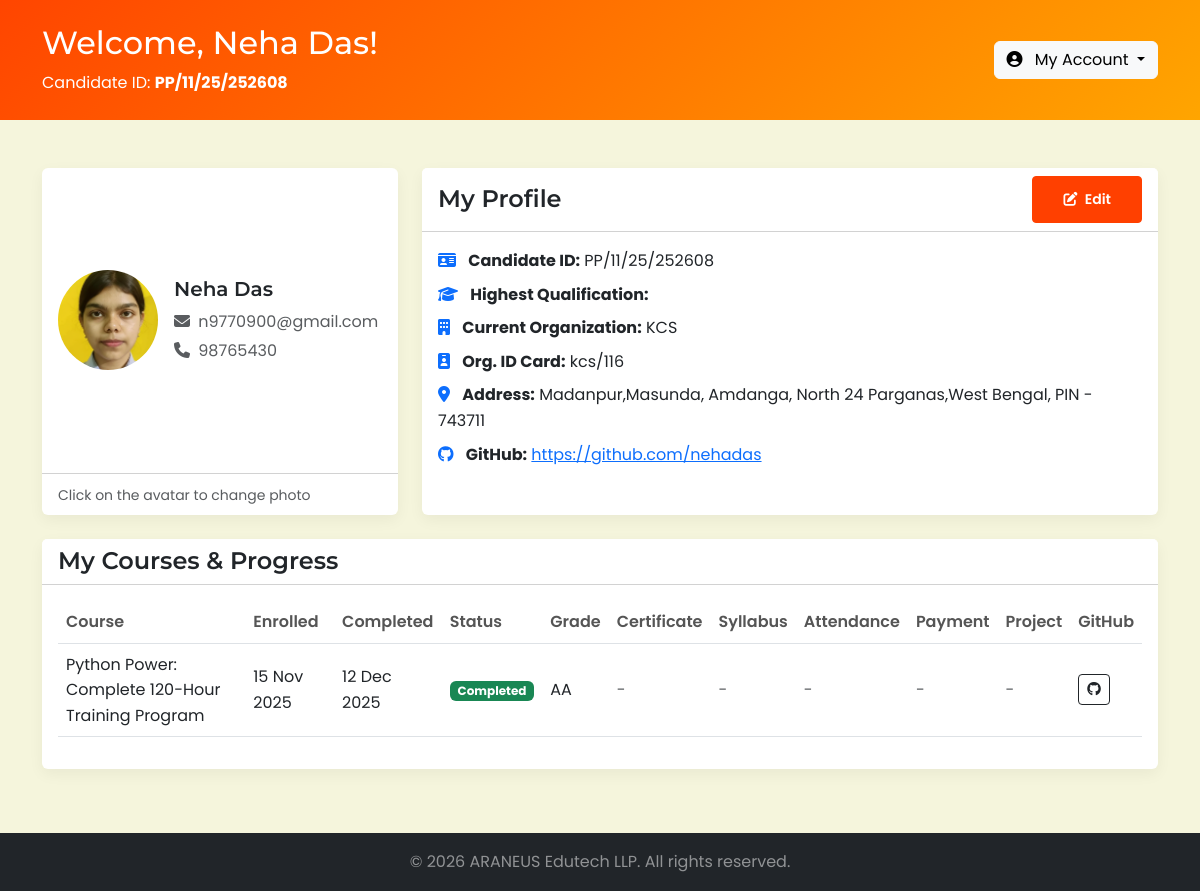
The page /portal/profile.php (signed in) on the database its author committed.
### tables this page shows
CREATE TABLE `students` (
  `id` int(11) NOT NULL,
  `candidate_id` varchar(50) NOT NULL,
  `full_name` varchar(100) NOT NULL,
  `phone` varchar(15) DEFAULT NULL,
  `email` varchar(100) NOT NULL,
  `password` varchar(255) NOT NULL,
  `father_name` varchar(100) NOT NULL,
  `time_hours` int(11) NOT NULL,
  `address` text NOT NULL,
  `highest_qualification` varchar(50) DEFAULT NULL,
  `current_organization` varchar(50) DEFAULT NULL,
  `org_i_card` varchar(50) DEFAULT NULL,
  `github_link` varchar(255) DEFAULT NULL,
  `qr_code_path` varchar(255) DEFAULT NULL,
  `profile_picture` varchar(255) DEFAULT NULL,
  `status` enum('active','inactive','pending') DEFAULT 'pending',
  `last_login` datetime DEFAULT NULL,
  `email_verified` tinyint(1) DEFAULT 1,
  `verification_token` varchar(100) DEFAULT NULL,
  `reset_token` varchar(100) DEFAULT NULL,
  `reset_expiry` datetime DEFAULT NULL,
  `created_at` timestamp NOT NULL DEFAULT current_timestamp(),
  `updated_at` timestamp NOT NULL DEFAULT current_timestamp() ON UPDATE current_timestamp()
);

CREATE TABLE `enrollments` (
  `id` int(11) NOT NULL,
  `student_id` int(11) NOT NULL,
  `course_id` int(11) DEFAULT NULL,
  `enrollment_date` date NOT NULL,
  `completion_date` date DEFAULT NULL,
  `status` enum('enrolled','in_progress','completed','dropped') DEFAULT 'enrolled',
  `grade` varchar(10) DEFAULT NULL,
  `certificate_issued` tinyint(1) DEFAULT 0,
  `certificate_id` varchar(50) DEFAULT NULL,
  `notes` text DEFAULT NULL,
  `attendance_sheet` varchar(255) DEFAULT NULL,
  `payment_receipt` varchar(255) DEFAULT NULL,
  `project_report` varchar(255) DEFAULT NULL,
  `created_at` timestamp NOT NULL DEFAULT current_timestamp()
);

CREATE TABLE `courses` (
  `id` int(11) NOT NULL,
  `title` varchar(150) NOT NULL,
  `description` text DEFAULT NULL,
  `duration` varchar(50) DEFAULT NULL,
  `mode` enum('Online','Offline','Hybrid','') NOT NULL,
  `fee` decimal(10,2) DEFAULT NULL,
  `category` varchar(50) DEFAULT NULL,
  `instructor` varchar(100) DEFAULT NULL,
  `image_url` varchar(255) DEFAULT NULL,
  `syllabus_file` varchar(255) DEFAULT NULL,
  `is_active` tinyint(1) DEFAULT 1,
  `created_at` timestamp NOT NULL DEFAULT current_timestamp(),
  `program_format` varchar(100) DEFAULT NULL,
  `tools_provided` text DEFAULT NULL,
  `hardware_kit` text DEFAULT NULL,
  `certification_type` varchar(50) DEFAULT NULL
);

### portal/profile.php (the view, shortened to what the rows shown need)
<?php
require_once 'includes/header.php';
$enrollments = [];
$query = "
    SELECT
        e.*,
        c.title AS course_name,
        c.syllabus_file,
        cert.id AS certificate_id,
        cert.issue_date,
        cert.expiry_date,
        cert.file_path AS cert_file
    FROM enrollments e
    LEFT JOIN courses c ON e.course_id = c.id
    LEFT JOIN certificates cert ON e.certificate_id = cert.certificate_id
    WHERE e.student_id = ?
    ORDER BY e.enrollment_date DESC
";
$stmt = $conn->prepare($query);
$stmt->bind_param("i", $studentId);
$stmt->execute();
$result = $stmt->get_result();
while ($row = $result->fetch_assoc()) {
    $enrollments[] = $row;
}
?>
<section class="py-5">
    <div class="container">
        <div class="row">
            <div class="col-md-4">
                <div class="card mb-4">
                    <div class="card-body d-flex align-items-center">
                        <div class="profile-avatar me-3" style="cursor: pointer;" onclick="document.getElementById('avatarUpload').click();">
                            <?php if (!empty($studentData['profile_picture'])): ?>
                                <img src="<?php echo SITE_URL . 'uploads/profile_pictures/' . htmlspecialchars($studentData['profile_picture']); ?>"
                                     alt="Profile" class="rounded-circle" width="100" height="100" style="object-fit: cover;">
                            <?php endif; ?>
                        </div>
                        <div>
                            <h5><?php echo htmlspecialchars($studentData['full_name']); ?></h5>
                            <p class="text-muted mb-1">
                                <i class="fas fa-envelope me-1"></i> <?php echo htmlspecialchars($studentData['email']); ?>
                            </p>
                            <p class="text-muted mb-0">
                                <i class="fas fa-phone me-1"></i> <?php echo htmlspecialchars($studentData['phone']); ?>
                            </p>
                        </div>
                    </div>
                </div>
            </div>
            <div class="col-md-8">
                <div class="card mb-4">
                    <div class="card-body">
                        <ul class="list-unstyled mb-0">
                            <li class="mb-2">
                                <i class="fas fa-id-card me-2 text-primary"></i>
                                <strong>Candidate ID:</strong> <?php echo htmlspecialchars($studentData['candidate_id']); ?>
                            </li>
                            <li class="mb-2">
                                <i class="fas fa-graduation-cap me-2 text-primary"></i>
                                <strong>Highest Qualification:</strong>
                            </li>
                            <li class="mb-2">
                                <i class="fas fa-building me-2 text-primary"></i>
                                <strong>Current Organization:</strong>
                                <?php echo htmlspecialchars($studentData['current_organization'] ?? 'Not specified'); ?>
                            </li>
                            <li class="mb-2">
                                <i class="fas fa-id-badge me-2 text-primary"></i>
                                <strong>Org. ID Card:</strong>
                                <?php echo htmlspecialchars($studentData['org_i_card'] ?? 'Not specified'); ?>
                            </li>
                            <li class="mb-2">
                                <i class="fas fa-map-marker-alt me-2 text-primary"></i>
                                <strong>Address:</strong>
                                <?php echo htmlspecialchars($studentData['address'] ?? 'Not specified'); ?>
                            </li>
                            <li class="mb-2">
                                <i class="fab fa-github me-2 text-primary"></i>
                                <strong>GitHub:</strong>
                                <?php if (!empty($studentData['github_link'])): ?>
                                    <a href="<?php echo htmlspecialchars($studentData['github_link']); ?>" target="_blank">
                                        <?php echo htmlspecialchars($studentData['github_link']); ?>
                                    </a>
                                <?php else: ?>
                                    Not provided
                                <?php endif; ?>
                            </li>
                        </ul>
                    </div>
                </div>
            </div>
        </div>
        <div class="row mt-4">
            <div class="col-12">
                <div class="card">
                    <div class="card-body">
                        <?php if (empty($enrollments)): ?>
                            <p class="text-muted">You are not enrolled in any courses yet.</p>
                        <?php else: ?>
                            <div class="table-responsive">
                                <table class="table table-hover">
                                    <thead>
                                        <tr>
                                            <th>Course</th>
                                            <th>Enrolled</th>
                                            <th>Completed</th>
                                            <th>Status</th>
                                            <th>Grade</th>
                                            <th>Certificate</th>
                                            <th>Syllabus</th>
                                            <th>Attendance</th>
                                            <th>Payment</th>
                                            <th>Project</th>
                                            <th>GitHub</th>
                                        </tr>
                                    </thead>
                                    <tbody>
                                        <?php foreach ($enrollments as $enroll): ?>
                                        <tr>
                                            <td><?php echo htmlspecialchars($enroll['course_name']); ?></td>
                                            <td><?php echo date('d M Y', strtotime($enroll['enrollment_date'])); ?></td>
                                            <td>
                                                <?php echo $enroll['completion_date'] ? date('d M Y', strtotime($enroll['completion_date'])) : '-'; ?>
                                            </td>
                                            <td>
                                                <?php
                                                $badge = match($enroll['status']) {
                                                    'completed' => 'success',
                                                    'in_progress' => 'warning',
                                                    'dropped' => 'danger',
                                                    default => 'secondary'
                                                };
                                                ?>
                                                <span class="badge bg-<?php echo $badge; ?>">
                                                    <?php echo ucfirst(str_replace('_', ' ', $enroll['status'])); ?>
                                                </span>
                                            </td>
                                            <td><?php echo htmlspecialchars($enroll['grade'] ?? '-'); ?></td>
                                            <td>
                                                <?php if (!empty($enroll['cert_file'])): ?>
                                                    <button class="btn btn-sm btn-outline-primary"
                                                            onclick="viewCertificate(<?php echo $enroll['certificate_id']; ?>)">
                                                        <i class="fas fa-certificate"></i> View
                                                    </button>
                                                <?php else: ?>
                                                    <span class="text-muted">-</span>
                                                <?php endif; ?>
                                            </td>
                                            <td>
                                                <?php if (!empty($enroll['syllabus_file'])): ?>
                                                    <a href="<?php echo SITE_URL . 'uploads/syllabus/' . $enroll['syllabus_file']; ?>"
                                                       class="btn btn-sm btn-outline-secondary" download>
                                                        <i class="fas fa-download"></i> PDF
                                                    </a>
                                                <?php else: ?>
                                                    <span class="text-muted">-</span>
                                                <?php endif; ?>
                                            </td>
                                            <td>
                                                <?php if (!empty($enroll['attendance_sheet'])): ?>
                                                    <a href="<?php echo SITE_URL . 'uploads/attendance/' . $enroll['attendance_sheet']; ?>"
                                                       class="btn btn-sm btn-outline-secondary" download>
                                                        <i class="fas fa-download"></i> Sheet
                                                    </a>
                                                <?php else: ?>
                                                    <span class="text-muted">-</span>
                                                <?php endif; ?>
                                            </td>
                                            <td>
                                                <?php if (!empty($enroll['payment_receipt'])): ?>
                                                    <a href="<?php echo SITE_URL . 'uploads/receipts/' . $enroll['payment_receipt']; ?>"
                                                       class="btn btn-sm btn-outline-secondary" download>
                                                        <i class="fas fa-download"></i> Receipt
                                                    </a>
                                                <?php else: ?>
                                                    <span class="text-muted">-</span>
                                                <?php endif; ?>
                                            </td>
                                            <td>
                                                <?php if (!empty($enroll['project_report'])): ?>
                                                    <a href="<?php echo SITE_URL . 'uploads/projects/' . $enroll['project_report']; ?>"
                                                       class="btn btn-sm btn-outline-secondary" download>
                                                        <i class="fas fa-download"></i> Report
                                                    </a>
                                                <?php else: ?>
                                                    <span class="text-muted">-</span>
                                                <?php endif; ?>
                                            </td>
                                            <td>
                                                <?php if (!empty($studentData['github_link'])): ?>
                                                    <a href="<?php echo htmlspecialchars($studentData['github_link']); ?>"
                                                       target="_blank" class="btn btn-sm btn-outline-dark">
                                                        <i class="fab fa-github"></i>
                                                    </a>
                                                <?php else: ?>
                                                    <span class="text-muted">-</span>
                                                <?php endif; ?>
                                            </td>
                                        </tr>
                                        <?php endforeach; ?>
                                    </tbody>
                                </table>
                            </div>
                        <?php endif; ?>
                    </div>
                </div>
            </div>
        </div>
    </div>
</section>
<?php
require_once 'includes/footer.php';
?>

### portal/includes/header.php (shortened to what the rows shown need)
<?php
require_once '../controller/Auth.php';
require_once '../controller/StudentController.php';
$auth = new Auth();
$student = new StudentController();
$studentId = $auth->getStudentId();
$studentData = $student->getStudentById($studentId);
?>
<!DOCTYPE html>
<html lang="en">
<head>
    <link href="https://cdn.jsdelivr.net/npm/bootstrap@5.3.0-alpha1/dist/css/bootstrap.min.css" rel="stylesheet">
    <link rel="stylesheet" href="https://cdnjs.cloudflare.com/ajax/libs/font-awesome/6.4.0/css/all.min.css">
    <link rel="stylesheet" href="<?php echo SITE_URL; ?>assets/css/style.css">
    <link rel="icon" type="image/x-icon" href="<?php echo SITE_URL; ?>assets/images/icon.png"></head>
<body>
    <section class="dashboard-header bg-primary text-white py-4">
        <div class="container">
            <div class="row align-items-center">
                <div class="col-md-8">
                    <h1 class="h2 mb-2">Welcome, <?php echo htmlspecialchars($studentData['full_name']); ?>!</h1>
                    <p class="mb-0">Candidate ID: <strong><?php echo htmlspecialchars($studentData['candidate_id']); ?></strong></p>
                </div>
            </div>
        </div>
    </section>

### rows shown on the page
students: full_name "Neha Das", candidate "PP/11/25/252608", profile_picture (picture), email "n9770900@gmail.com", phone "98765430", current_organization "KCS", org_i_card "kcs/116", address "Madanpur,Masunda, Amdanga, North 24 Parganas,West Bengal, PIN - 743711", github_link "https://github.com/nehadas"
enrollments: course.title "Python Power: Complete 120-Hour Training Program", enrollment_date "15 Nov 2025", completion_date "12 Dec 2025", status "Completed", grade "AA"
